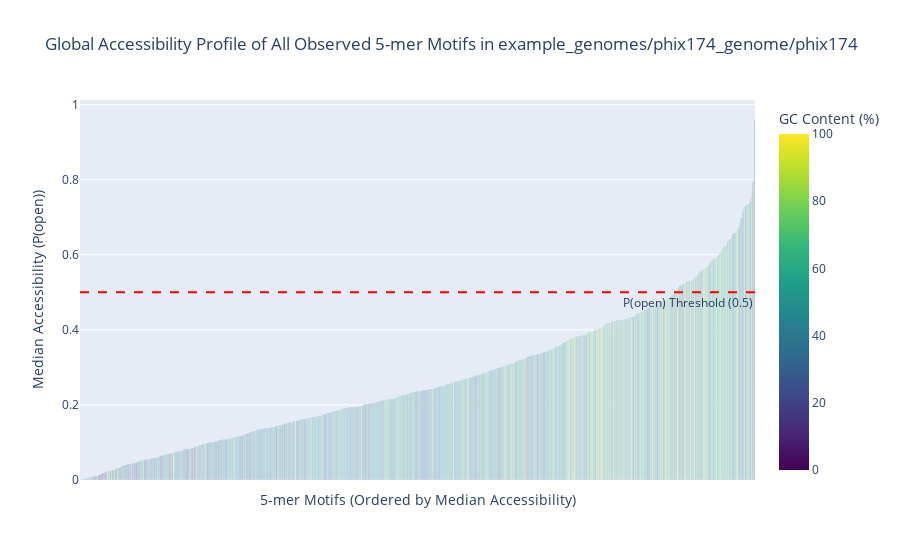

The notebook cell saved with this chart:
### Markdown cell above
#### **Step 11: Global Motif Accessibility Profile (All 1024 Motifs)**
This cell addresses the core question: "What is the intrinsic accessibility of every possible 5-mer?" It generates a comprehensive, interactive bar chart showing the median accessibility of all 1024 possible 5-mer sequences. The bars are ordered from least to most accessible and color-coded by GC content.

**How to use this plot:**
* **Hover** your mouse over any bar to see the specific 5-mer sequence and its detailed statistics.
* **Click and drag** to zoom into regions of interest. Double-click to zoom back out.
* **Observe the trend:** The overall shape and color gradient reveal the powerful relationship between GC content and structural stability.

### Code cell
# Cell 11: Statistical Analysis of Per-Motif Accessibility

if 'results_df' in locals() and not results_df.empty:
    print(f"\n--- Analyzing Accessibility on a Per-Motif Basis ---")

    # --- 1. Aggregate Data by 5-mer Motif ---
    motif_data = {}
    for index, row in tqdm(results_df.iterrows(), total=len(results_df), desc="Aggregating motif data"):
        for strand_prefix in ['fwd', 'rc']:
            # --- THIS IS THE FIX: Changed column name format to match the DataFrame ---
            seq = row[f'{strand_prefix}_seq']
            # --------------------------------------------------------------------
            p_open_arr = row[f'p_open_{strand_prefix}']
            for i in range(len(p_open_arr)):
                motif = seq[i : i + PROBE_LENGTH]
                motif_data.setdefault(motif, []).append(p_open_arr[i])

    # --- 2. Calculate Comprehensive Statistics for All Motifs ---
    if not motif_data:
        print("No motif data was aggregated. Skipping analysis.")
    else:
        summary_list = []
        for motif, scores in motif_data.items():
            n = len(scores)
            mean = np.mean(scores)
            std = np.std(scores)
            sem = std / np.sqrt(n) if n > 0 else 0
            # 95% CI is approx. mean +/- 1.96 * SEM
            ci_95 = 1.96 * sem
            
            summary_list.append({
                'motif': motif,
                'gc_content': calculate_gc_content(motif),
                'count': n,
                'mean_p_open': mean,
                'median_p_open': np.median(scores),
                'std_p_open': std,
                'ci_95_upper_bound': mean + ci_95
            })
        motif_summary_df = pd.DataFrame(summary_list)

        # =================================================================
        # Part A: Global Profile of ALL Observed Motifs
        # =================================================================
        print("\n\n" + "="*80)
        print("### Part A: Global Profile of All Observed Motifs ###")
        print("="*80)
        try:
            import plotly.express as px
            plot_df_global = motif_summary_df.sort_values('median_p_open', ascending=True)
            fig = px.bar(
                plot_df_global, x='motif', y='median_p_open', color='gc_content',
                color_continuous_scale=px.colors.sequential.Viridis,
                labels={'motif': '5-mer Motif', 'median_p_open': 'Median P(open)', 'gc_content': 'GC Content (%)'},
                hover_data=['count', 'mean_p_open'],
                title=f'Global Accessibility Profile of All Observed 5-mer Motifs in {base_name}'
            )
            fig.update_layout(xaxis_title="5-mer Motifs (Ordered by Median Accessibility)", yaxis_title="Median Accessibility (P(open))", xaxis_showticklabels=False, xaxis_ticks="")
            fig.add_hline(y=P_OPEN_THRESHOLD, line_dash="dash", line_color="red", annotation_text=f"P(open) Threshold ({P_OPEN_THRESHOLD})", annotation_position="bottom right")
            fig.show()
        except ImportError:
            print("\nPlotly is not installed. Skipping interactive global plot. Please run '!pip install plotly nbformat' to enable.")

        # =================================================================
        # Part B: Identification of Statistically Significant Problem Motifs
        # =================================================================
        print("\n\n" + "="*80)
        print("### Part B: Identification of Statistically Significant Problem Motifs ###")
        print("="*80)

        MIN_COUNT_THRESHOLD = 10
        print(f"Filtering for motifs that appear at least {MIN_COUNT_THRESHOLD} times in the genome...")
        reliable_motifs_df = motif_summary_df[motif_summary_df['count'] >= MIN_COUNT_THRESHOLD].copy()

        if reliable_motifs_df.empty:
            print(f"No motifs met the reliability threshold of {MIN_COUNT_THRESHOLD} occurrences. Skipping this analysis.")
        else:
            # Sort by the 95% CI upper bound to find the most reliably INACCESSIBLE motifs
            problem_motifs_df = reliable_motifs_df.sort_values('ci_95_upper_bound', ascending=True)
            
            print(f"\n--- Top 15 Most Statistically Problematic (Inaccessible) Motifs ---")
            print("Ranked by the upper bound of the 95% confidence interval for the mean P(open).")
            display(problem_motifs_df.head(15)[['motif', 'count', 'mean_p_open', 'ci_95_upper_bound']].style.format({
                'mean_p_open': '{:.4f}',
                'ci_95_upper_bound': '{:.4f}'
            }))

            # =================================================================
            # Part C: Visualization of Reliable Extreme Motifs
            # =================================================================
            print("\n\n" + "="*80)
            print("### Part C: Visualization of Extreme Reliable Motifs ###")
            print("="*80)

            # Get the best motifs by sorting the other way (by mean, for simplicity)
            best_motifs_df = reliable_motifs_df.sort_values('mean_p_open', ascending=False)
            
            top_10_reliable = best_motifs_df.head(10)['motif'].tolist()
            # Use our new statistically-ranked list for the worst motifs
            bottom_10_reliable = problem_motifs_df.head(10)['motif'].tolist()
            
            plot_data_reliable = []
            for motif in top_10_reliable + bottom_10_reliable:
                for score in motif_data[motif]:
                    plot_data_reliable.append({'motif': motif, 'p_open': score})
            plot_df_reliable = pd.DataFrame(plot_data_reliable)
            
            plot_order_reliable = bottom_10_reliable + top_10_reliable
            
            plt.figure(figsize=(18, 8))
            sns.boxplot(data=plot_df_reliable, x='motif', y='p_open', order=plot_order_reliable, palette='viridis')
            plt.title(f'Distribution of Accessibility for Statistically Extreme Motifs (Count >= {MIN_COUNT_THRESHOLD})', fontsize=16)
            plt.ylabel('Accessibility Probability (P(open))')
            plt.xlabel('5-mer Motif')
            plt.xticks(rotation=45, ha='right')
            plt.axhline(y=P_OPEN_THRESHOLD, color='red', linestyle='--', label=f'P(open) Threshold = {P_OPEN_THRESHOLD}')
            plt.legend()
            plt.grid(True, axis='y', linestyle=':')
            plt.tight_layout()
            plt.show()

else:
    print("Could not perform per-motif analysis because no results were generated.")

### Figure 1 — Plotly figure (JSON) as saved in the notebook; plotly's stock layout.template omitted (floating-point values rounded to 4 significant figures; data arrays with more than 128 entries replaced by an {"elided": "..."} marker saying what was removed)
{"data": [{"customdata": {"elided": "1012x2 float values"}, "hovertemplate": "5-mer Motif=%{x}<br>Median P(open)=%{y}<br>count=%{customdata[0]}<br>mean_p_open=%{customdata[1]}<br>GC Content (%)=%{marker.color}<extra></extra>", "legendgroup": "", "marker": {"color": {"elided": "1012 float values"}, "coloraxis": "coloraxis", "pattern": {"shape": ""}}, "name": "", "orientation": "v", "showlegend": false, "textposition": "auto", "type": "bar", "x": {"elided": "1012 str values"}, "xaxis": "x", "y": {"elided": "1012 float values"}, "yaxis": "y"}], "layout": {"annotations": [{"showarrow": false, "text": "P(open) Threshold (0.5)", "x": 1, "xanchor": "right", "xref": "x domain", "y": 0.5, "yanchor": "top", "yref": "y"}], "barmode": "relative", "coloraxis": {"colorbar": {"title": {"text": "GC Content (%)"}}, "colorscale": [[0, "#440154"], [0.1111, "#482878"], [0.2222, "#3e4989"], [0.3333, "#31688e"], [0.4444, "#26828e"], [0.5556, "#1f9e89"], [0.6667, "#35b779"], [0.7778, "#6ece58"], [0.8889, "#b5de2b"], [1, "#fde725"]]}, "legend": {"tracegroupgap": 0}, "shapes": [{"line": {"color": "red", "dash": "dash"}, "type": "line", "x0": 0, "x1": 1, "xref": "x domain", "y0": 0.5, "y1": 0.5, "yref": "y"}], "title": {"text": "Global Accessibility Profile of All Observed 5-mer Motifs in example_genomes/phix174_genome/phix174"}, "xaxis": {"anchor": "y", "domain": [0, 1], "showticklabels": false, "ticks": "", "title": {"text": "5-mer Motifs (Ordered by Median Accessibility)"}}, "yaxis": {"anchor": "x", "domain": [0, 1], "title": {"text": "Median Accessibility (P(open))"}}}}
